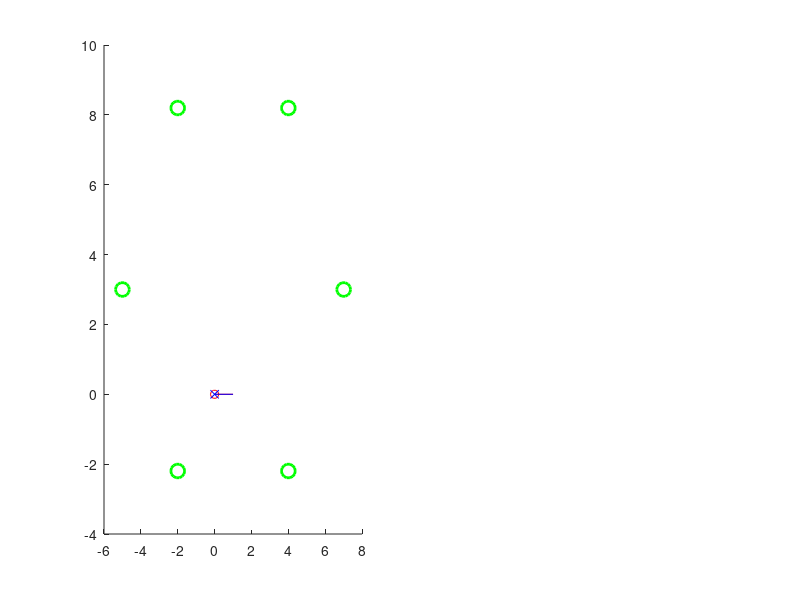

Write MATLAB code to recreate this figure. (Note: this script raises an error after producing the figure.)
% Extended Kalman Filter SLAM example
clear;clc; close all;

% Time
Tf = 60;
dt = 0.5;
T = 0:dt:Tf;

% Initial Robot State
x0 = [0 0 0]';

% Control inputs
u = ones(2, length(T));
u(2,:)=0.3*u(2,:);

% Motion Disturbance model
R = [0.001 0 0; 
     0 0.001 0; 
     0 0 0.001];
% R=zeros(3,3);
[RE, Re] = eig(R);

% Prior over robot state
mu0r = [0 0 0]'; % mean (mu)
S0rr = 0.00000000001*eye(3);% covariance (Sigma)

% Feature Map
N=6; %number of features
Radius=6;
center=[1;3];
theta=linspace(2*pi./N,2*pi,N);
map=[center(1)+Radius.*cos(theta);
     center(2)+Radius.*sin(theta)];
M = length(map);

% Prior over feature map
S0mm=0.1*eye(2);  %%% predefined covariance for each feature when it is just detected;
newfeature = ones(M,1);

%Measurement model
rmax = 5; % Max range
thmax = pi/4; % 1/2 Field of view

% Measurement noise
Qi = [0.00001 0; 
     0 0.00001];

[QiE, Qie] = eig(Qi);


% Simulation Initializations
n = length(R(:,1)); % Number of vehicle states
xr = zeros(n,length(T)); % Vehicle states 
xr(:,1) = x0;
N = n+2*M;
m = length(Qi(:,1)); % Number of measurements per feature 
y = zeros(m*M,length(T)); % Measurements
mu = mu0r;
S=S0rr;

mu_S = zeros(N,length(T)); % Belief
mu_S(1:3,1) = mu;
count=0;    %%%%%%%%%% count of detected features;

%% Plot results
t=1;
    figure(1);clf; 
    subplot(1,2,1); hold on;
    plot(map(1,:),map(2,:),'go', 'MarkerSize',10,'LineWidth',2);
    plot(xr(1,1:t),xr(2,1:t), 'ro--')
    plot([xr(1,t) xr(1,t)+1*cos(xr(3,t))],[xr(2,t) xr(2,t)+1*sin(xr(3,t))], 'r-')
    plot(mu_S(1,1:t),mu_S(2,1:t), 'bx--')
    plot([mu_S(1,t) mu_S(1,t)+1*cos(mu_S(3,t))],[mu_S(2,t) mu_S(2,t)+1*sin(mu_S(3,t))], 'b-')
    mu_pos = [mu(1) mu(2)];
    S_pos = [S(1,1) S(1,2); S(2,1) S(2,2)];
    error_ellipse(S_pos,mu_pos,0.75);
    error_ellipse(S_pos,mu_pos,0.95);
    axis equal
    title('SLAM with Range & Bearing Measurements')
    subplot(1,2,2);
    image(10000*S);
    colormap('gray');
    axis([0,N,0,N])
    axis('square')%%%%%%%%%%%%%%%%%%%%%%%%%%%%%%%%%%%%%%%%%%%%%%
    title('Covariance matrix')
    F(t) = getframe(gcf);

    
%% Main loop
for t=2:length(T)
    %% Simulation
    % Select a motion disturbance
    e = RE*sqrt(Re)*randn(n,1);
    % Update robot state
      xr(:,t) = two_wheel_motion_model(xr(:,t-1),u(:,t),dt)+e;  %%%%%%%%

    % Take measurements
    % For each feature
    flist = zeros(M,1);
    for i=1:M
        % If feature is visible
        if (inview(map(:,i),xr(:,t),rmax,thmax))
            flist(i) = 1;
            % Select a motion disturbance
            d = QiE*sqrt(Qie)*randn(m,1);
            % Determine measurement
              y(2*(i-1)+1:2*i,t) = range_bearing_meas_model(xr(:,t),map(:,i))+d;%%%%%%%%%%%
        end
    end
    
    %% Extended Kalman Filter Estimation
    % Prediction update
    mu(1:3)= two_wheel_motion_model(mu(1:3),u(:,t),dt);
    predicted_xr=mu(1:3);
    Gt = two_wheel_motion_linearized_model(mu,u(:,t),dt);
    S(1:n,1:n) = Gt*S(1:n,1:n)*Gt' + R;

    % Measurement update
    for i=1:M
        if (flist(i))
            % j is the index for the measured feature. It is needed because
            % when the map is updated and rearranged j will be diff from i
            j=i;
            % Feature initialization
            if (newfeature(i) == 1)
                count=count+1;
                % rearrange the estimate so that those of the newly
                % detected feture is placed on top, right after the vehicle
                % states
                if count==1
                   mu=[mu(1:3);
                        mu(1)+y(2*(i-1)+1,t)*cos(y(2*i,t)+mu(3));
                        mu(2)+y(2*(i-1)+1,t)*sin(y(2*i,t)+mu(3))];
                else
                    mu=[mu(1:3);
                        mu(1)+y(2*(i-1)+1,t)*cos(y(2*i,t)+mu(3));
                        mu(2)+y(2*(i-1)+1,t)*sin(y(2*i,t)+mu(3));
                        mu(4:end)];  % augment measured features into states
                end
                % rearrange the covariance matrix. Those of the newly
                % discovered features are set to be S0mm, a predefined
                % value. Off-diagonal terms are set to be 0.
                temp=zeros(length(S)+2,length(S)+2);
                temp(1:3,1:3)=S(1:3,1:3);
                temp(4:5,4:5)=S0mm;
                if length(S)>3
                    temp(6:end,1:3)=S(4:end,1:3);
                    temp(1:3,6:end)=S(1:3,4:end);
                    temp(6:end,6:end)=S(4:end,4:end);
                end
                S=temp;

                newfeature(i) = 0;
                % rearrange map, newfeature, y, and flist so that the
                % follow the same order as mu
                [map newfeature y flist]=rearrangeMap(map,newfeature,y,flist,i,count);
                j=1;
                disp([num2str(count) ' of the ' num2str(M) ' features have been detected'])
            end
            
            % Linearization
            % Predicted range
            dx = mu(3+2*(j-1)+1)-mu(1);
            dy = mu(3+2*j)-mu(2);
            rp = sqrt((dx)^2+(dy)^2);
            
            Ht = range_bearing_meas_linearized_model(mu,j);%%%%%%%%%%%%%
            I = y(2*(j-1)+1:2*j,t)- range_bearing_meas_model(mu(1:3),mu((3+2*(j-1)+1):3+2*j));%%%%%%%%%%%%5

            % Measurement update
            K = S*Ht'*inv(Ht*S*Ht'+Qi);
            mu = mu + K*I;
            S = (eye(length(S))-K*Ht)*S;
            
            if norm(mu(1:2)-mu_S(1:2,t-1))>2.*u(1,t).*dt
                disp('Something went wrong!')
                warning('Linearization may have failed')
%                 disp(['Now dy=' num2str(dy) ' and dx=' num2str(dx)])
            end
        end
    end
 
    % Store results.
    mu_S(1:length(mu),t) = mu;


    %% Plot results
    figure(1);clf; 
    subplot(1,2,1); hold on;
    plot(map(1,:),map(2,:),'go', 'MarkerSize',10,'LineWidth',2);
    plot(xr(1,1:t),xr(2,1:t), 'ro--')
    plot([xr(1,t) xr(1,t)+1*cos(xr(3,t))],[xr(2,t) xr(2,t)+1*sin(xr(3,t))], 'r-')
    plot(mu_S(1,1:t),mu_S(2,1:t), 'bx--')
    plot([mu_S(1,t) mu_S(1,t)+1*cos(mu_S(3,t))],[mu_S(2,t) mu_S(2,t)+1*sin(mu_S(3,t))], 'b-')
    mu_pos = [mu(1) mu(2)];
    S_pos = [S(1,1) S(1,2); S(2,1) S(2,2)];
    error_ellipse(S_pos,mu_pos,0.75);
    error_ellipse(S_pos,mu_pos,0.95);

    for i=1:M
          if (~newfeature(i))
              fi = 2*(i-1)+1;
              fj = 2*i;
              plot([xr(1,t) xr(1,t)+y(fi,t)*cos(y(fj,t)+xr(3,t))], [xr(2,t) xr(2,t)+y(fi,t)*sin(y(fj,t)+xr(3,t))], 'c');
              plot(mu(3+fi),mu(3+fj), 'gx')
              mu_pos = [mu(3+fi) mu(3+fj)];
              S_pos = [S(3+fi,3+fi) S(3+fi,3+fj); S(3+fj,3+fi) S(3+fj,3+fj)];
              error_ellipse(S_pos,mu_pos,0.75);
          end
    end
    axis equal
%     axis([-4 6 -1 7])
    title('SLAM with Range & Bearing Measurements')
    
    subplot(1,2,2);
    image(10000*S);
    colormap('gray');
    axis('square')%%%%%%%%%%%%%%%%%%%%%%%%%%%%%%%%%%%%%%%%%%%%%%
    axis([0,N,0,N])%%%%%%%%%%%%%%%%%%%%%%%%%%%%%%%%%%%%%%%%%%%%
    title('Covariance matrix')
 
    F(t) = getframe(gcf);
    
end
